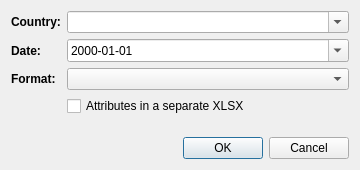
<?xml version="1.0" encoding="UTF-8"?>
<ui version="4.0">
 <class>DlgEcosystemRestorationSpatialTemplate</class>
 <widget class="QDialog" name="DlgEcosystemRestorationSpatialTemplate">
  <property name="geometry">
   <rect>
    <x>0</x>
    <y>0</y>
    <width>360</width>
    <height>170</height>
   </rect>
  </property>
  <property name="windowTitle">
   <string>Restoration sites template</string>
  </property>
  <layout class="QVBoxLayout" name="verticalLayout">
   <item>
    <layout class="QFormLayout" name="form_layout">
     <item row="0" column="0">
      <widget class="QLabel" name="country_label">
       <property name="font">
        <font>
         <weight>75</weight>
         <bold>true</bold>
        </font>
       </property>
       <property name="text">
        <string>Country:</string>
       </property>
      </widget>
     </item>
     <item row="0" column="1">
      <widget class="QComboBox" name="country">
       <property name="toolTip">
        <string>Choose a country of the ERIP child projects, or enter the three-letter ISO 3166-1 alpha-3 code of the country of the restoration sites, e.g. IND.</string>
       </property>
       <property name="editable">
        <bool>true</bool>
       </property>
       <property name="insertPolicy">
        <enum>QComboBox::NoInsert</enum>
       </property>
      </widget>
     </item>
     <item row="1" column="0">
      <widget class="QLabel" name="date_label">
       <property name="font">
        <font>
         <weight>75</weight>
         <bold>true</bold>
        </font>
       </property>
       <property name="text">
        <string>Date:</string>
       </property>
      </widget>
     </item>
     <item row="1" column="1">
      <widget class="QDateEdit" name="date">
       <property name="toolTip">
        <string>Date of the version of the restoration sites, in the name of the files.</string>
       </property>
       <property name="displayFormat">
        <string>yyyy-MM-dd</string>
       </property>
       <property name="calendarPopup">
        <bool>true</bool>
       </property>
      </widget>
     </item>
     <item row="2" column="0">
      <widget class="QLabel" name="template_format_label">
       <property name="font">
        <font>
         <weight>75</weight>
         <bold>true</bold>
        </font>
       </property>
       <property name="text">
        <string>Format:</string>
       </property>
      </widget>
     </item>
     <item row="2" column="1">
      <widget class="QComboBox" name="template_format">
       <property name="toolTip">
        <string>&lt;html&gt;&lt;head/&gt;&lt;body&gt;&lt;p&gt;Shapefile: its .shp, .dbf, .shx, .prj, .cpg and the .qml of the QGIS form, legend and default values. GeoJSON, KML and KMZ: with one example site of child project 99999, delete it. The Date of KML and KMZ is a text YYYY_MM_DD.&lt;/p&gt;&lt;/body&gt;&lt;/html&gt;</string>
       </property>
      </widget>
     </item>
     <item row="3" column="1">
      <widget class="QCheckBox" name="separate_attributes">
       <property name="toolTip">
        <string>&lt;html&gt;&lt;head/&gt;&lt;body&gt;&lt;p&gt;The polygons have only a Name, their Site_ID, and their attributes are in an XLSX of the same name, e.g. IND_V20261231.kml and IND_V20261231.xlsx, e.g. for Google Earth. Keep both files in the same folder.&lt;/p&gt;&lt;/body&gt;&lt;/html&gt;</string>
       </property>
       <property name="text">
        <string>Attributes in a separate XLSX</string>
       </property>
      </widget>
     </item>
    </layout>
   </item>
   <item>
    <spacer name="verticalSpacer">
     <property name="orientation">
      <enum>Qt::Vertical</enum>
     </property>
     <property name="sizeHint" stdset="0">
      <size>
       <width>20</width>
       <height>0</height>
      </size>
     </property>
    </spacer>
   </item>
   <item>
    <widget class="QDialogButtonBox" name="button_box">
     <property name="standardButtons">
      <set>QDialogButtonBox::Cancel|QDialogButtonBox::Ok</set>
     </property>
    </widget>
   </item>
  </layout>
 </widget>
 <resources/>
 <connections/>
</ui>
